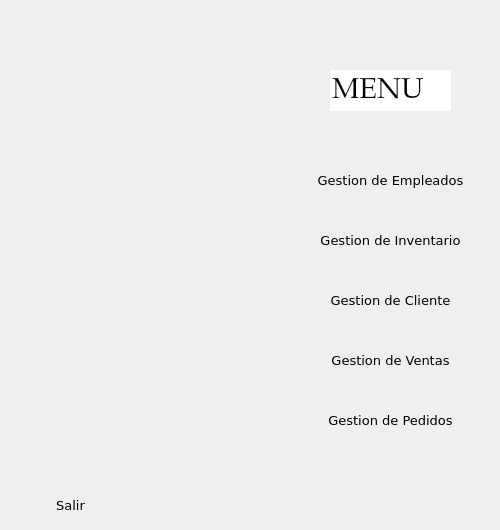
    <widget class="QWidget" name="Menu1">
     <widget class="QPushButton" name="GestionE_PB">
      <property name="geometry">
       <rect>
        <x>290</x>
        <y>160</y>
        <width>201</width>
        <height>41</height>
       </rect>
      </property>
      <property name="font">
       <font>
        <family>Verdana</family>
        <pointsize>10</pointsize>
       </font>
      </property>
      <property name="mouseTracking">
       <bool>true</bool>
      </property>
      <property name="tabletTracking">
       <bool>true</bool>
      </property>
      <property name="focusPolicy">
       <enum>Qt::ClickFocus</enum>
      </property>
      <property name="autoFillBackground">
       <bool>true</bool>
      </property>
      <property name="text">
       <string>Gestion de Empleados</string>
      </property>
      <property name="checkable">
       <bool>false</bool>
      </property>
      <property name="autoDefault">
       <bool>false</bool>
      </property>
      <property name="default">
       <bool>false</bool>
      </property>
      <property name="flat">
       <bool>true</bool>
      </property>
     </widget>
     <widget class="QPushButton" name="GestionI_PB">
      <property name="geometry">
       <rect>
        <x>290</x>
        <y>220</y>
        <width>201</width>
        <height>41</height>
       </rect>
      </property>
      <property name="font">
       <font>
        <family>Verdana</family>
        <pointsize>10</pointsize>
       </font>
      </property>
      <property name="mouseTracking">
       <bool>true</bool>
      </property>
      <property name="tabletTracking">
       <bool>true</bool>
      </property>
      <property name="focusPolicy">
       <enum>Qt::ClickFocus</enum>
      </property>
      <property name="autoFillBackground">
       <bool>true</bool>
      </property>
      <property name="text">
       <string>Gestion de Inventario</string>
      </property>
      <property name="checkable">
       <bool>false</bool>
      </property>
      <property name="autoDefault">
       <bool>false</bool>
      </property>
      <property name="default">
       <bool>false</bool>
      </property>
      <property name="flat">
       <bool>true</bool>
      </property>
     </widget>
     <widget class="QPushButton" name="GestionC_PB">
      <property name="geometry">
       <rect>
        <x>290</x>
        <y>280</y>
        <width>201</width>
        <height>41</height>
       </rect>
      </property>
      <property name="font">
       <font>
        <family>Verdana</family>
        <pointsize>10</pointsize>
       </font>
      </property>
      <property name="mouseTracking">
       <bool>true</bool>
      </property>
      <property name="tabletTracking">
       <bool>true</bool>
      </property>
      <property name="focusPolicy">
       <enum>Qt::ClickFocus</enum>
      </property>
      <property name="autoFillBackground">
       <bool>true</bool>
      </property>
      <property name="text">
       <string>Gestion de Cliente</string>
      </property>
      <property name="checkable">
       <bool>false</bool>
      </property>
      <property name="autoDefault">
       <bool>false</bool>
      </property>
      <property name="default">
       <bool>false</bool>
      </property>
      <property name="flat">
       <bool>true</bool>
      </property>
     </widget>
     <widget class="QPushButton" name="GestionV_PB">
      <property name="geometry">
       <rect>
        <x>290</x>
        <y>340</y>
        <width>201</width>
        <height>41</height>
       </rect>
      </property>
      <property name="font">
       <font>
        <family>Verdana</family>
        <pointsize>10</pointsize>
       </font>
      </property>
      <property name="mouseTracking">
       <bool>true</bool>
      </property>
      <property name="tabletTracking">
       <bool>true</bool>
      </property>
      <property name="focusPolicy">
       <enum>Qt::ClickFocus</enum>
      </property>
      <property name="autoFillBackground">
       <bool>true</bool>
      </property>
      <property name="text">
       <string>Gestion de Ventas</string>
      </property>
      <property name="checkable">
       <bool>false</bool>
      </property>
      <property name="autoDefault">
       <bool>false</bool>
      </property>
      <property name="default">
       <bool>false</bool>
      </property>
      <property name="flat">
       <bool>true</bool>
      </property>
     </widget>
     <widget class="QPushButton" name="GestionP_PB">
      <property name="geometry">
       <rect>
        <x>290</x>
        <y>400</y>
        <width>201</width>
        <height>41</height>
       </rect>
      </property>
      <property name="font">
       <font>
        <family>Verdana</family>
        <pointsize>10</pointsize>
       </font>
      </property>
      <property name="mouseTracking">
       <bool>true</bool>
      </property>
      <property name="tabletTracking">
       <bool>true</bool>
      </property>
      <property name="focusPolicy">
       <enum>Qt::ClickFocus</enum>
      </property>
      <property name="autoFillBackground">
       <bool>true</bool>
      </property>
      <property name="text">
       <string>Gestion de Pedidos</string>
      </property>
      <property name="checkable">
       <bool>false</bool>
      </property>
      <property name="autoDefault">
       <bool>false</bool>
      </property>
      <property name="default">
       <bool>false</bool>
      </property>
      <property name="flat">
       <bool>true</bool>
      </property>
     </widget>
     <widget class="QPushButton" name="PB_Salir">
      <property name="geometry">
       <rect>
        <x>30</x>
        <y>490</y>
        <width>81</width>
        <height>31</height>
       </rect>
      </property>
      <property name="font">
       <font>
        <family>Verdana</family>
        <pointsize>10</pointsize>
       </font>
      </property>
      <property name="mouseTracking">
       <bool>true</bool>
      </property>
      <property name="tabletTracking">
       <bool>true</bool>
      </property>
      <property name="focusPolicy">
       <enum>Qt::ClickFocus</enum>
      </property>
      <property name="autoFillBackground">
       <bool>true</bool>
      </property>
      <property name="text">
       <string>Salir</string>
      </property>
      <property name="checkable">
       <bool>false</bool>
      </property>
      <property name="autoDefault">
       <bool>false</bool>
      </property>
      <property name="default">
       <bool>false</bool>
      </property>
      <property name="flat">
       <bool>true</bool>
      </property>
     </widget>
     <widget class="QLineEdit" name="Title">
      <property name="enabled">
       <bool>true</bool>
      </property>
      <property name="geometry">
       <rect>
        <x>330</x>
        <y>70</y>
        <width>121</width>
        <height>41</height>
       </rect>
      </property>
      <property name="palette">
       <palette>
        <active>
         <colorrole role="Light">
          <brush brushstyle="SolidPattern">
           <color alpha="255">
            <red>251</red>
            <green>255</green>
            <blue>228</blue>
           </color>
          </brush>
         </colorrole>
         <colorrole role="Midlight">
          <brush brushstyle="SolidPattern">
           <color alpha="255">
            <red>243</red>
            <green>255</green>
            <blue>215</blue>
           </color>
          </brush>
         </colorrole>
         <colorrole role="HighlightedText">
          <brush brushstyle="SolidPattern">
           <color alpha="255">
            <red>0</red>
            <green>85</green>
            <blue>0</blue>
           </color>
          </brush>
         </colorrole>
        </active>
        <inactive>
         <colorrole role="Light">
          <brush brushstyle="SolidPattern">
           <color alpha="255">
            <red>251</red>
            <green>255</green>
            <blue>228</blue>
           </color>
          </brush>
         </colorrole>
         <colorrole role="Midlight">
          <brush brushstyle="SolidPattern">
           <color alpha="255">
            <red>243</red>
            <green>255</green>
            <blue>215</blue>
           </color>
          </brush>
         </colorrole>
         <colorrole role="HighlightedText">
          <brush brushstyle="SolidPattern">
           <color alpha="255">
            <red>0</red>
            <green>85</green>
            <blue>0</blue>
           </color>
          </brush>
         </colorrole>
        </inactive>
        <disabled>
         <colorrole role="Light">
          <brush brushstyle="SolidPattern">
           <color alpha="255">
            <red>251</red>
            <green>255</green>
            <blue>228</blue>
           </color>
          </brush>
         </colorrole>
         <colorrole role="Midlight">
          <brush brushstyle="SolidPattern">
           <color alpha="255">
            <red>243</red>
            <green>255</green>
            <blue>215</blue>
           </color>
          </brush>
         </colorrole>
         <colorrole role="HighlightedText">
          <brush brushstyle="SolidPattern">
           <color alpha="255">
            <red>0</red>
            <green>85</green>
            <blue>0</blue>
           </color>
          </brush>
         </colorrole>
        </disabled>
       </palette>
      </property>
      <property name="font">
       <font>
        <family>Palatino Linotype</family>
        <pointsize>22</pointsize>
       </font>
      </property>
      <property name="cursor">
       <cursorShape>IBeamCursor</cursorShape>
      </property>
      <property name="mouseTracking">
       <bool>false</bool>
      </property>
      <property name="focusPolicy">
       <enum>Qt::NoFocus</enum>
      </property>
      <property name="contextMenuPolicy">
       <enum>Qt::DefaultContextMenu</enum>
      </property>
      <property name="acceptDrops">
       <bool>false</bool>
      </property>
      <property name="autoFillBackground">
       <bool>true</bool>
      </property>
      <property name="text">
       <string>MENU</string>
      </property>
      <property name="frame">
       <bool>false</bool>
      </property>
      <property name="echoMode">
       <enum>QLineEdit::Normal</enum>
      </property>
      <property name="dragEnabled">
       <bool>false</bool>
      </property>
      <property name="readOnly">
       <bool>true</bool>
      </property>
      <property name="clearButtonEnabled">
       <bool>false</bool>
      </property>
     </widget>
    </widget>
